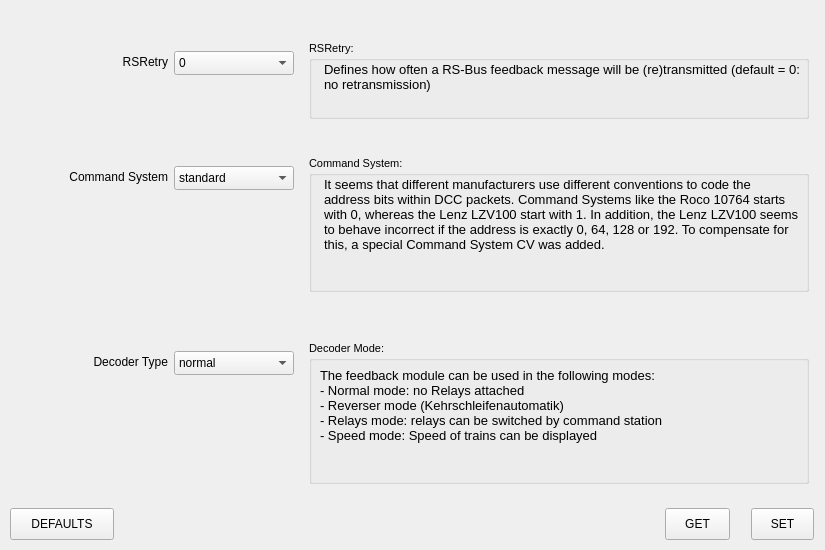
<?xml version='1.0' encoding='UTF-8'?>
<ui version="4.0">
 <class>ControlTab</class>
 <widget class="QWidget" name="ControlTab">
  <property name="geometry">
   <rect>
    <x>0</x>
    <y>0</y>
    <width>825</width>
    <height>550</height>
   </rect>
  </property>
  <widget class="QLabel" name="label1">
   <property name="geometry">
    <rect>
     <x>108</x>
     <y>54</y>
     <width>60</width>
     <height>16</height>
    </rect>
   </property>
   <property name="text">
    <string>RSRetry</string>
   </property>
   <property name="alignment">
    <set>Qt::AlignRight|Qt::AlignVCenter</set>
   </property>
  </widget>
  <widget class="QLabel" name="label2">
   <property name="geometry">
    <rect>
     <x>34</x>
     <y>169</y>
     <width>134</width>
     <height>16</height>
    </rect>
   </property>
   <property name="text">
    <string>Command System</string>
   </property>
   <property name="alignment">
    <set>Qt::AlignRight|Qt::AlignVCenter</set>
   </property>
  </widget>
  <widget class="QLabel" name="label3">
   <property name="geometry">
    <rect>
     <x>77</x>
     <y>354</y>
     <width>91</width>
     <height>16</height>
    </rect>
   </property>
   <property name="text">
    <string>Decoder Type</string>
   </property>
   <property name="alignment">
    <set>Qt::AlignRight|Qt::AlignVCenter</set>
   </property>
  </widget>
  <widget class="CenteredComboBox" name="comboRsRetry">
   <property name="geometry">
    <rect>
     <x>174</x>
     <y>51</y>
     <width>120</width>
     <height>24</height>
    </rect>
   </property>
   <item>
    <property name="text">
     <string>0</string>
    </property>
   </item>
   <item>
    <property name="text">
     <string>1</string>
    </property>
   </item>
   <item>
    <property name="text">
     <string>2</string>
    </property>
   </item>
  </widget>
  <widget class="CenteredComboBox" name="comboCmdSystem">
   <property name="geometry">
    <rect>
     <x>174</x>
     <y>166</y>
     <width>120</width>
     <height>24</height>
    </rect>
   </property>
   <item>
    <property name="text">
     <string>standard</string>
    </property>
   </item>
   <item>
    <property name="text">
     <string>Lenz</string>
    </property>
   </item>
  </widget>
  <widget class="CenteredComboBox" name="comboDecType">
   <property name="geometry">
    <rect>
     <x>174</x>
     <y>351</y>
     <width>120</width>
     <height>24</height>
    </rect>
   </property>
   <item>
    <property name="text">
     <string>normal</string>
    </property>
   </item>
   <item>
    <property name="text">
     <string>reverser</string>
    </property>
   </item>
   <item>
    <property name="text">
     <string>relay</string>
    </property>
   </item>
   <item>
    <property name="text">
     <string>speed</string>
    </property>
   </item>
  </widget>
  <widget class="QGroupBox" name="groupBox4">
   <property name="geometry">
    <rect>
     <x>309</x>
     <y>41</y>
     <width>500</width>
     <height>78</height>
    </rect>
   </property>
   <property name="title">
    <string>RSRetry:</string>
   </property>
   <property name="font">
    <font>
     <pointsize>8</pointsize>
    </font>
   </property>
   <widget class="QLabel" name="label5">
    <property name="geometry">
     <rect>
      <x>15</x>
      <y>21</y>
      <width>478</width>
      <height>53</height>
     </rect>
    </property>
    <property name="text">
     <string>Defines how often a RS-Bus feedback message will be (re)transmitted (default = 0: no retransmission)</string>
    </property>
    <property name="alignment">
     <set>Qt::AlignLeft|Qt::AlignTop</set>
    </property>
    <property name="wordWrap">
     <bool>true</bool>
    </property>
    <property name="font">
     <font>
      <pointsize>10</pointsize>
      <bold>false</bold>
     </font>
    </property>
   </widget>
  </widget>
  <widget class="QGroupBox" name="groupBox6">
   <property name="geometry">
    <rect>
     <x>309</x>
     <y>156</y>
     <width>500</width>
     <height>136</height>
    </rect>
   </property>
   <property name="title">
    <string>Command System:</string>
   </property>
   <property name="font">
    <font>
     <pointsize>8</pointsize>
    </font>
   </property>
   <widget class="QLabel" name="label7">
    <property name="geometry">
     <rect>
      <x>15</x>
      <y>21</y>
      <width>476</width>
      <height>111</height>
     </rect>
    </property>
    <property name="text">
     <string>It seems that different manufacturers use different conventions to code the address bits within DCC packets. Command Systems like the Roco 10764 starts with 0, whereas the Lenz LZV100 start with 1. In addition, the Lenz LZV100 seems to behave incorrect if the address is exactly 0, 64, 128 or 192. To compensate for this, a special Command System CV was added.</string>
    </property>
    <property name="alignment">
     <set>Qt::AlignLeft|Qt::AlignTop</set>
    </property>
    <property name="wordWrap">
     <bool>true</bool>
    </property>
    <property name="font">
     <font>
      <pointsize>10</pointsize>
      <bold>false</bold>
     </font>
    </property>
   </widget>
  </widget>
  <widget class="QGroupBox" name="groupBox8">
   <property name="geometry">
    <rect>
     <x>309</x>
     <y>341</y>
     <width>500</width>
     <height>143</height>
    </rect>
   </property>
   <property name="title">
    <string>Decoder Mode:</string>
   </property>
   <property name="font">
    <font>
     <pointsize>8</pointsize>
    </font>
   </property>
   <widget class="QLabel" name="label9">
    <property name="geometry">
     <rect>
      <x>11</x>
      <y>27</y>
      <width>476</width>
      <height>108</height>
     </rect>
    </property>
    <property name="text">
     <string>The feedback module can be used in the following modes:
- Normal mode: no Relays attached
- Reverser mode (Kehrschleifenautomatik)
- Relays mode: relays can be switched by command station
- Speed mode: Speed of trains can be displayed</string>
    </property>
    <property name="alignment">
     <set>Qt::AlignLeft|Qt::AlignTop</set>
    </property>
    <property name="wordWrap">
     <bool>true</bool>
    </property>
    <property name="font">
     <font>
      <pointsize>10</pointsize>
      <bold>false</bold>
     </font>
    </property>
   </widget>
  </widget>
  <widget class="QPushButton" name="buttonControlTabGet">
   <property name="geometry">
    <rect>
     <x>665</x>
     <y>508</y>
     <width>65</width>
     <height>32</height>
    </rect>
   </property>
   <property name="text">
    <string>GET</string>
   </property>
  </widget>
  <widget class="QPushButton" name="buttonControlTabDefaults">
   <property name="geometry">
    <rect>
     <x>10</x>
     <y>508</y>
     <width>104</width>
     <height>32</height>
    </rect>
   </property>
   <property name="text">
    <string>DEFAULTS</string>
   </property>
  </widget>
  <widget class="QPushButton" name="buttonControlTabSet">
   <property name="geometry">
    <rect>
     <x>751</x>
     <y>508</y>
     <width>63</width>
     <height>32</height>
    </rect>
   </property>
   <property name="text">
    <string>SET</string>
   </property>
  </widget>
 </widget>
 <customwidgets>
  <customwidget>
   <class>CenteredComboBox</class>
   <extends>QComboBox</extends>
   <header>CenteredComboBox.h</header>
  </customwidget>
 </customwidgets>
 <resources />
 <connections />
</ui>
